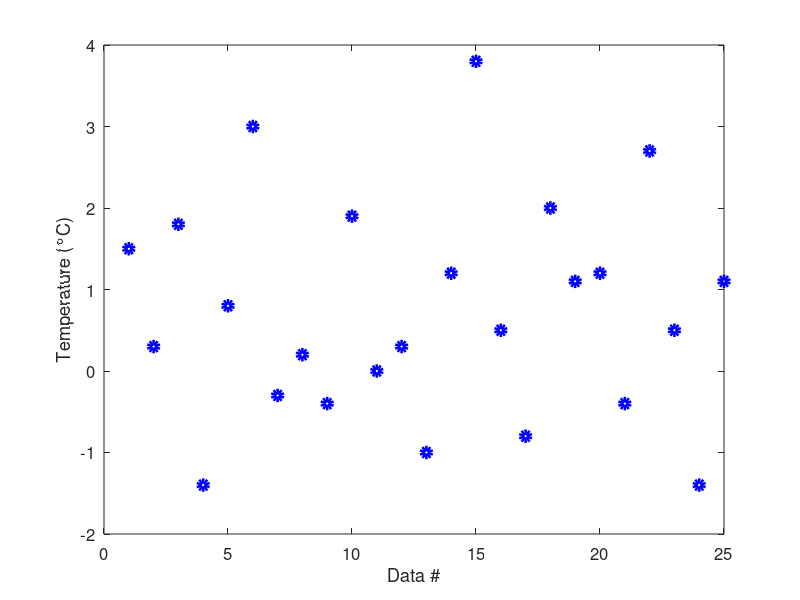

MATLAB code to generate this figure: (Note: this script raises an error after producing the figure.)
disp('file: BayesianHypttestData.m')
% Converted from R using ChatGPT as follows:
% 1. Login to ChatGPT
% 2. Prompt ChatGPT to 
% " translate to MATLAB code XXX " with 
%    XXX the R code lines
% plot data & mean for Bayesian-t-test and t-test
x = [1.5, 0.3, 1.8, -1.4, 0.8, 3.0, -0.3, 0.2, -0.4, 1.9, 0.0, 0.3, -1.0, ...
     1.2, 3.8, 0.5, -0.8, 2.0, 1.1, 1.2, -0.4, 2.7, 0.5, -1.4, 1.1];

Thyp = 0;  % hypothesized temperature of null hypothesis H0

figure;
plot(x, 'o', ...
     'LineWidth', 4, ...
     'Color', 'blue', ...
     'MarkerSize', 6);
xlabel('Data #', 'FontSize', 15);
ylabel('Temperature (°C)', 'FontSize', 15);
set(gca, 'FontSize', 12);

hold on;
yline(Thyp, '--k', 'LineWidth', 1);  % horizontal reference line
hold off;
%  print('-dpng','EqualMeansData260129.png')
% print('-depsc','EqualMeansData260129.eps')
